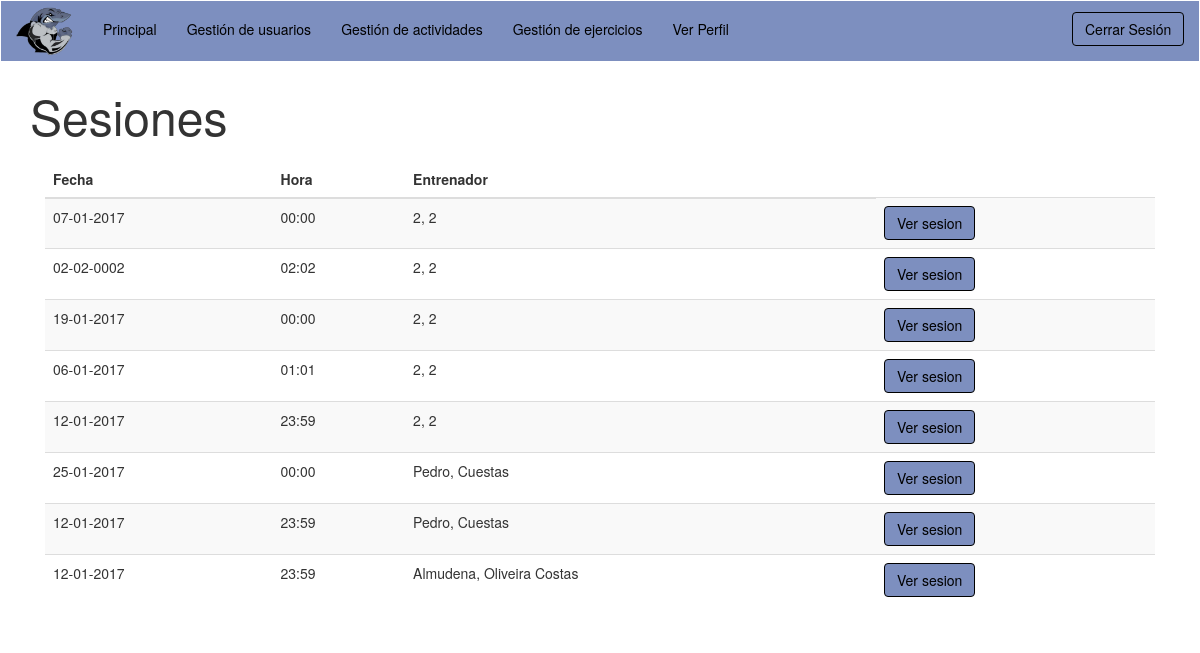
/vistas/v_verSesiones.php?id=7 (signed in), run on the app's committed database.
### tables this page shows
CREATE TABLE `sesion` (
  `idSesion` int(11) NOT NULL,
  `fecha` date DEFAULT NULL,
  `hora` time DEFAULT '00:00:00',
  `nPlazasMax` int(11) NOT NULL,
  `nPlazasActual` int(11) NOT NULL,
  `Usuario_DNI` varchar(9) NOT NULL,
  `Actividad_idActividad` int(11) NOT NULL
);

CREATE TABLE `usuario` (
  `DNI` varchar(9) NOT NULL,
  `nombre` varchar(45) NOT NULL,
  `apellidos` varchar(45) NOT NULL,
  `email` varchar(45) DEFAULT NULL,
  `password` varchar(50) NOT NULL,
  `tipo` varchar(20) NOT NULL,
  `tipoDeportista` varchar(10) DEFAULT NULL
);

### modelos/m_gestionarSesiones.php (called while the page is built, shortened)
  <?php
  require_once '../controladores/c_sesion.php';
  class m_gestionarSesiones{
	public function getDatosSesionesActividad($var){
		$bd = conexion_BD();
		$r = $bd->query ("SELECT * FROM sesion WHERE Actividad_idActividad='$var'");
		return $r;
	}
}
  ?>

### controladores/c_sesion.php (called while the page is built, shortened)
<?php
require_once '../modelos/m_gestionarSesiones.php';
class c_sesion
{
  public static function getEsto($var){
	  $modelo_gestionarSesiones = new m_gestionarSesiones();
	if($modelo_gestionarSesiones->comprobarSesionesActividad($var))
    {
		return $modelo_gestionarSesiones->getDatosSesionesActividad($var);
		}
  }
}
?>

### modelos/m_gestionarUsuarios.php (called while the page is built, shortened)
  <?php
  class m_gestionarUsuarios{
    public function getDatosUsuario($dni)
    {
      $bd = conexion_BD();
      $r = $bd->query("SELECT * FROM usuario WHERE DNI='".$dni."'");
      mysqli_data_seek ($r, 0);
      $extraido= mysqli_fetch_array($r);
      return $extraido;
    }
}
  ?>

### controladores/c_usuario.php (called while the page is built, shortened)
<?php
require_once '../modelos/m_gestionarUsuarios.php';
class c_usuario
{
  public static function devolverUsuario($dni)
  {
    $modelo_gestionarUsuarios = new m_gestionarUsuarios();
    if($modelo_gestionarUsuarios->comprobarUsuario($dni))
    {
      return $modelo_gestionarUsuarios->getDatosUsuario($dni);
   }
  }
}
?>

### vistas/v_verSesiones.php (the view, shortened to what this page needs)
<?php
  require_once '../controladores/c_usuario.php';
  require_once '../controladores/c_sesion.php';
  $result = c_sesion::getEsto($var);
  if(isset($_SESSION['userID']) && $_SESSION['userType'] == 'Administrador' && $_SESSION['connected'] == true){
?>
  <!DOCTYPE html>
<html lang="en">
  <head>
    <meta charset="utf-8">
    <title>GYM-APP</title>
    <link href="../css/bootstrap.min.css" rel="stylesheet">
    <link href="../css/navbar2.css" rel="stylesheet">
    <link href="../css/botonesGestionar.css" rel="stylesheet">
    <script src="https://ajax.googleapis.com/ajax/libs/jquery/1.12.4/jquery.min.js"></script>
    <script src="../js/bootstrap.min.js"></script>
  </head>
  <body>
    <header>
      <nav class="navbar navbar-default1">
        <div class="container-fluid">
          <div class="navbar-header">
            <button type="button" class="navbar-toggle collapsed" data-toggle="collapse" data-target="#bs-example-navbar-collapse-1" aria-expanded="false">
              <span class="sr-only">Toggle navigation</span>
              <span class="icon-bar"></span>
              <span class="icon-bar"></span>
              <span class="icon-bar"></span>
            </button>
            <a class="navbar-brand" href="#"><img src="../images/navbar-footer/tiburonlogo.png" style="margin-top:-10px;"></img></a>
          </div>
          <div class="collapse navbar-collapse" id="bs-example-navbar-collapse-1" style="margin-top: 3px;">
            <ul class="nav navbar-nav">
						<li class="current"><a href="../vistas/v_administrador.php">Principal</a></li>
						<li><a href="../vistas/v_gestionarUsuarios.php">Gestión de usuarios</a></li>
						<li><a href="../vistas/v_gestionarActividades.php">Gestión de actividades</a></li>
						<li><a href="../vistas/v_gestionarEjercicios.php">Gestión de ejercicios</a></li>
						<li><a href="../vistas/v_verPerfil.php">Ver Perfil</a></li>
            </ul>
          <ul class="nav navbar-nav navbar-right">
      <div class="form-group">
        <button id="modalButton" type="button" class="btn btn-default1" data-toggle="modal" data-target=".bs-example-modal-sm" style="margin-left: 10px;">Cerrar Sesi&oacuten</button>
          <div class="modal fade bs-example-modal-sm" tabindex="-1" role="dialog" aria-labelledby="mySmallModalLabel">
            <div class="modal-dialog modal-sm" role="document">
              <div class="modal-content" id="modalLogin">
                <div class="modal-header">
                  <h4 style="text-align: center; color:white;" class="modal-title">Cerrar Sesi&oacuten</h4>
                </div>
                <div class="text-center">
                  <p style="text-align: center; margin-top: 20px;"><img src="../images/navbar-footer/tiburon2.png"></img></p>
                    <button type="submit" class="btn btn-default1" id="botonModificar" style="margin-bottom: 10px;" value="Confirmar" onclick = "location='../funciones/cerrar.php'">Cerrar Sesi&oacuten</button>
                </div>
              </div>
            </div>
          </div>
      </div>
    </ul>
      </nav>
    </header>
	 <div class="container">
      <p style="font-size: -webkit-xxx-large;" id="actividades">Sesiones</p>
      <div class="table-responsive col-xs-12 col-sm-12 col-md-12 col-lg-12">
        <table class="table table-striped">
         <thead>
            <tr>
              <th>Fecha</th><!-- EN LA TABLA SOLO QUEREMOS QUE EN LA CABECERA SALGA EL NOMBRE DE ACTIVIDAD
                                        LOS BOTONES SE PUEDEN METES A MAYORES SIN TENER CABECERA PROPIA  -->
			        <th>Hora</th>
              <th>Entrenador</th>
            </tr>
          </thead>
          <tbody>
            <?php
              foreach ($result as $reg) {
            ?>
				<tr>
					<td><?php echo date("d-m-Y",strtotime($reg['fecha'])); ?></td>
					<td><?php echo date("H:i",strtotime($reg['hora']));?></td>
          <td><?php $aux=c_usuario::devolverUsuario($reg['Usuario_DNI']); echo($aux['nombre']); echo(", "); echo ($aux['apellidos']); ?></td>
						<td>
						<a href="../vistas/v_verSesion.php?idSesion=<?php echo $reg['idSesion']; ?>" style="text-decoration: none;"><button id="botonVer" type="button" class="btn btn-default1" >Ver sesion</button></a>
						</td>
        </tr>
        <?php
          }
        ?>
	</body>
</html>
<?php
  }
  else
  {
    if(isset($_SESSION['userID'])  && $_SESSION['connected'] == true && $_SESSION['userType'] == 'Deportista')
    {
    echo "<script>";
    echo "alert('No tienes permisos para entrar en esta pagina');";
    echo "window.location = '../vistas/v_deportista.php'";
    echo "</script>";
    exit();
    } else{
      if(isset($_SESSION['userID'])  && $_SESSION['connected'] == true && $_SESSION['userType'] == 'Entrenador')
      {
?>
<!DOCTYPE html>
<html lang="en">
<head>
  <link href="../css/bootstrap.min.css" rel="stylesheet">
  <link href="../css/navbar2.css" rel="stylesheet">
  <link href="../css/botonesGestionar.css" rel="stylesheet">
</head>
<body>
  <header>
    <nav class="navbar navbar-default1">
      <div class="container-fluid">
        <div class="navbar-header">
          <a class="navbar-brand" href="#"><img src="../images/navbar-footer/tiburonlogo.png" style="margin-top:-10px;"></img></a>
        </div>
        <div class="collapse navbar-collapse" id="bs-example-navbar-collapse-1" style="margin-top: 3px;">
          <ul class="nav navbar-nav">
          <li class="current"><a href="../vistas/v_entrenador.php">Principal</a></li>
          <li><a href="../vistas/v_gestionarUsuarios.php">Gestión de usuarios</a></li>
          <li><a href="../vistas/v_gestionarActividades.php">Gestión de actividades</a></li>
          <li><a href="../vistas/v_gestionarEjercicios.php">Gestión de ejercicios</a></li>
          <li><a href="../vistas/v_verPerfil.php">Ver Perfil</a></li>
          </ul>
        <ul class="nav navbar-nav navbar-right">
    <div class="form-group">
      <button id="modalButton" type="button" class="btn btn-default1" data-toggle="modal" data-target=".bs-example-modal-sm" style="margin-left: 10px;">Cerrar Sesi&oacuten</button>
    </div>
  </ul>
    </nav>
  </header>
 <div class="container">
    <p style="font-size: -webkit-xxx-large;" id="actividades">Sesiones</p>
    <div class="table-responsive col-xs-12 col-sm-12 col-md-12 col-lg-12">
      <table class="table table-striped">
       <thead>
          <tr>
            <th>Fecha</th>
            <th>Hora</th>
            <th>Entrenador</th>
          </tr>
        </thead>
        <tbody>
          <?php
            foreach ($result as $reg) {
          ?>
      <tr>
        <td><?php echo date("d-m-Y",strtotime($reg['fecha'])); ?></td>
        <td><?php echo date("H:i",strtotime($reg['hora']));?></td>
        <td><?php $aux=c_usuario::devolverUsuario($reg['Usuario_DNI']); echo($aux['nombre']); echo(", "); echo ($aux['apellidos']); ?></td>
          <td>
          <a href="../vistas/v_verSesion.php?idSesion=<?php echo $reg['idSesion']; ?>" style="text-decoration: none;"><button id="botonVer" type="button" class="btn btn-default1" >Ver sesion</button></a>
          </td>
      </tr>
      <?php
        }
      ?>
</body>
</html>
<?php
    } else {
    echo "<script>";
    echo "alert('No tienes permisos para entrar en esta pagina');";
    echo "window.location = '../vistas/v_principal.php'";
    echo "</script>";
    exit();
  }
  }
}
?>

### css/navbar2.css (style rules this page uses)
.container-fluid, #ulDrop { background-color: #7d8fbf; color: black; }
a { color: black; }
#botonVer { background-color: #7d8fbf; color: black; }
#modalButton { margin-top: 8px; color: 7d8fbf; border-color:black; }
button.btn.btn-default1 { display: inline-block; vertical-align: middle; -webkit-transform: perspective(1px) translateZ(0); transform: perspective(1px) translateZ(0); box-shadow: 0 0 1px transparent; position: relative; overflow: hidden; background-color: transparent; border-style: solid; border-color: black; }
button.btn.btn-default1:before { content: ""; position: absolute; z-index: -1; left: 0; right: 100%; top: 0; background: #FFF; height: 4px; -webkit-transition-property: right; transition-property: right; -webkit-transition-duration: 0.3s; transition-duration: 0.3s; -webkit-transition-timing-function: ease-out; transition-timing-function: ease-out; }

### data on the page
sesion: fecha "07-01-2017", hora "00:00", usuario.nombre "2", usuario.apellidos "2"
sesion: fecha "02-02-0002", hora "02:02", usuario.nombre "2", usuario.apellidos "2"
sesion: fecha "19-01-2017", hora "00:00", usuario.nombre "2", usuario.apellidos "2"
sesion: fecha "06-01-2017", hora "01:01", usuario.nombre "2", usuario.apellidos "2"
sesion: fecha "12-01-2017", hora "23:59", usuario.nombre "2", usuario.apellidos "2"
sesion: fecha "25-01-2017", hora "00:00", usuario.nombre "Pedro", usuario.apellidos "Cuestas"
sesion: fecha "12-01-2017", hora "23:59", usuario.nombre "Pedro", usuario.apellidos "Cuestas"
sesion: fecha "12-01-2017", hora "23:59", usuario.nombre "Almudena", usuario.apellidos "Oliveira Costas"
